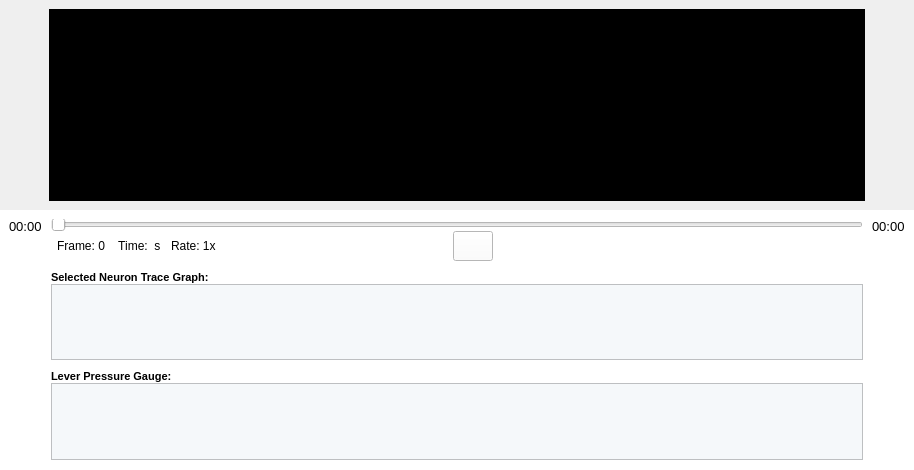
                  <widget class="QWidget" name="widget_85" native="true">
                   <property name="maximumSize">
                    <size>
                     <width>1550</width>
                     <height>16777215</height>
                    </size>
                   </property>
                   <property name="styleSheet">
                    <string notr="true">border-color: rgb(0, 0, 0);
border-color: rgb(0, 0, 0);</string>
                   </property>
                   <layout class="QGridLayout" name="gridLayout_4">
                    <property name="leftMargin">
                     <number>0</number>
                    </property>
                    <property name="topMargin">
                     <number>0</number>
                    </property>
                    <property name="rightMargin">
                     <number>0</number>
                    </property>
                    <property name="bottomMargin">
                     <number>0</number>
                    </property>
                    <property name="spacing">
                     <number>0</number>
                    </property>
                    <item row="1" column="0">
                     <widget class="QWidget" name="widget_92" native="true">
                      <property name="minimumSize">
                       <size>
                        <width>0</width>
                        <height>260</height>
                       </size>
                      </property>
                      <property name="maximumSize">
                       <size>
                        <width>1550</width>
                        <height>260</height>
                       </size>
                      </property>
                      <property name="styleSheet">
                       <string notr="true">border-color: rgb(0, 0, 0);</string>
                      </property>
                      <layout class="QHBoxLayout" name="horizontalLayout_5">
                       <property name="spacing">
                        <number>0</number>
                       </property>
                       <property name="leftMargin">
                        <number>0</number>
                       </property>
                       <property name="topMargin">
                        <number>0</number>
                       </property>
                       <property name="rightMargin">
                        <number>0</number>
                       </property>
                       <property name="bottomMargin">
                        <number>0</number>
                       </property>
                       <item>
                        <widget class="QWidget" name="widget_94" native="true">
                         <property name="maximumSize">
                          <size>
                           <width>217</width>
                           <height>260</height>
                          </size>
                         </property>
                         <property name="styleSheet">
                          <string notr="true">background-color: rgb(255, 255, 255);
border-color: rgb(0, 0, 0);</string>
                         </property>
                         <layout class="QGridLayout" name="gridLayout_11">
                          <item row="0" column="0">
                           <widget class="QLabel" name="label_204">
                            <property name="font">
                             <font>
                              <family>Arial</family>
                              <pointsize>10</pointsize>
                             </font>
                            </property>
                            <property name="text">
                             <string>00:00</string>
                            </property>
                           </widget>
                          </item>
                          <item row="1" column="0">
                           <spacer name="verticalSpacer_4">
                            <property name="orientation">
                             <enum>Qt::Vertical</enum>
                            </property>
                            <property name="sizeType">
                             <enum>QSizePolicy::Expanding</enum>
                            </property>
                            <property name="sizeHint" stdset="0">
                             <size>
                              <width>20</width>
                              <height>211</height>
                             </size>
                            </property>
                           </spacer>
                          </item>
                         </layout>
                        </widget>
                       </item>
                       <item>
                        <widget class="QWidget" name="widget_97" native="true">
                         <property name="sizePolicy">
                          <sizepolicy hsizetype="Expanding" vsizetype="Expanding">
                           <horstretch>0</horstretch>
                           <verstretch>0</verstretch>
                          </sizepolicy>
                         </property>
                         <property name="maximumSize">
                          <size>
                           <width>1241</width>
                           <height>260</height>
                          </size>
                         </property>
                         <property name="styleSheet">
                          <string notr="true">border-color: rgb(0, 0, 0);
background-color: rgb(255, 255, 255);</string>
                         </property>
                         <layout class="QGridLayout" name="gridLayout_15">
                          <property name="leftMargin">
                           <number>0</number>
                          </property>
                          <property name="rightMargin">
                           <number>0</number>
                          </property>
                          <property name="bottomMargin">
                           <number>0</number>
                          </property>
                          <property name="spacing">
                           <number>0</number>
                          </property>
                          <item row="2" column="0">
                           <widget class="QLabel" name="label_165">
                            <property name="font">
                             <font>
                              <family>Arial</family>
                              <pointsize>8</pointsize>
                              <weight>75</weight>
                              <bold>true</bold>
                             </font>
                            </property>
                            <property name="text">
                             <string>Selected Neuron Trace Graph: </string>
                            </property>
                            <property name="alignment">
                             <set>Qt::AlignLeading|Qt::AlignLeft|Qt::AlignTop</set>
                            </property>
                           </widget>
                          </item>
                          <item row="0" column="0">
                           <layout class="QGridLayout" name="gridLayout_13" columnstretch="0,0,0,1,0,2">
                            <item row="0" column="0" colspan="6">
                             <widget class="QSlider" name="horizontalSlider_10">
                              <property name="sizePolicy">
                               <sizepolicy hsizetype="Preferred" vsizetype="Fixed">
                                <horstretch>0</horstretch>
                                <verstretch>0</verstretch>
                               </sizepolicy>
                              </property>
                              <property name="minimumSize">
                               <size>
                                <width>0</width>
                                <height>12</height>
                               </size>
                              </property>
                              <property name="maximumSize">
                               <size>
                                <width>1241</width>
                                <height>12</height>
                               </size>
                              </property>
                              <property name="toolTip">
                               <string>Scope Player</string>
                              </property>
                              <property name="orientation">
                               <enum>Qt::Horizontal</enum>
                              </property>
                             </widget>
                            </item>
                            <item row="1" column="0">
                             <widget class="QLabel" name="label_175">
                              <property name="minimumSize">
                               <size>
                                <width>60</width>
                                <height>0</height>
                               </size>
                              </property>
                              <property name="font">
                               <font>
                                <family>Arial</family>
                                <pointsize>9</pointsize>
                               </font>
                              </property>
                              <property name="text">
                               <string>Frame: 0</string>
                              </property>
                              <property name="alignment">
                               <set>Qt::AlignCenter</set>
                              </property>
                             </widget>
                            </item>
                            <item row="1" column="1">
                             <widget class="QLabel" name="label_209">
                              <property name="minimumSize">
                               <size>
                                <width>60</width>
                                <height>0</height>
                               </size>
                              </property>
                              <property name="font">
                               <font>
                                <family>Arial</family>
                                <pointsize>9</pointsize>
                               </font>
                              </property>
                              <property name="text">
                               <string>Time:  s </string>
                              </property>
                              <property name="alignment">
                               <set>Qt::AlignCenter</set>
                              </property>
                             </widget>
                            </item>
                            <item row="1" column="2">
                             <widget class="QLabel" name="label_174">
                              <property name="font">
                               <font>
                                <family>Arial</family>
                                <pointsize>9</pointsize>
                               </font>
                              </property>
                              <property name="text">
                               <string>Rate: 1x  </string>
                              </property>
                             </widget>
                            </item>
                            <item row="1" column="3">
                             <spacer name="horizontalSpacer_48">
                              <property name="orientation">
                               <enum>Qt::Horizontal</enum>
                              </property>
                              <property name="sizeHint" stdset="0">
                               <size>
                                <width>40</width>
                                <height>20</height>
                               </size>
                              </property>
                             </spacer>
                            </item>
                            <item row="1" column="4">
                             <layout class="QGridLayout" name="gridLayout_14">
                              <property name="horizontalSpacing">
                               <number>5</number>
                              </property>
                              <property name="verticalSpacing">
                               <number>0</number>
                              </property>
                              <item row="0" column="0">
                               <widget class="QPushButton" name="off_stop_button">
                                <property name="sizePolicy">
                                 <sizepolicy hsizetype="Fixed" vsizetype="Fixed">
                                  <horstretch>0</horstretch>
                                  <verstretch>0</verstretch>
                                 </sizepolicy>
                                </property>
                                <property name="minimumSize">
                                 <size>
                                  <width>40</width>
                                  <height>30</height>
                                 </size>
                                </property>
                                <property name="maximumSize">
                                 <size>
                                  <width>40</width>
                                  <height>30</height>
                                 </size>
                                </property>
                                <property name="font">
                                 <font>
                                  <pointsize>10</pointsize>
                                 </font>
                                </property>
                                <property name="styleSheet">
                                 <string notr="true">#off_stop_button{
background-color: transparent; 
border-image: url(:/media/previous.png);
background:none;
border:none;
background-repeat:none;
}
#off_stop_button:pressed
{
border-image:url(:/media/previous_pre.png);
background-repeat: no-repeat;
}</string>
                                </property>
                                <property name="text">
                                 <string/>
                                </property>
                               </widget>
                              </item>
                              <item row="0" column="1">
                               <widget class="QPushButton" name="off_slower_button">
                                <property name="sizePolicy">
                                 <sizepolicy hsizetype="Fixed" vsizetype="Fixed">
                                  <horstretch>0</horstretch>
                                  <verstretch>0</verstretch>
                                 </sizepolicy>
                                </property>
                                <property name="minimumSize">
                                 <size>
                                  <width>40</width>
                                  <height>30</height>
                                 </size>
                                </property>
                                <property name="maximumSize">
                                 <size>
                                  <width>40</width>
                                  <height>30</height>
                                 </size>
                                </property>
                                <property name="font">
                                 <font>
                                  <pointsize>10</pointsize>
                                 </font>
                                </property>
                                <property name="styleSheet">
                                 <string notr="true">#off_slower_button{
background-color: transparent; 
border-image: url(:/media/rw.png);
background:none;
border:none;
background-repeat:none;
}
#off_slower_button:pressed
{
border-image:url(:/media/rw_pre.png);
background-repeat: no-repeat;
}</string>
                                </property>
                                <property name="text">
                                 <string/>
                                </property>
                               </widget>
                              </item>
                              <item row="0" column="2">
                               <widget class="QPushButton" name="off_play_button">
                                <property name="sizePolicy">
                                 <sizepolicy hsizetype="Fixed" vsizetype="Fixed">
                                  <horstretch>0</horstretch>
                                  <verstretch>0</verstretch>
                                 </sizepolicy>
                                </property>
                                <property name="minimumSize">
                                 <size>
                                  <width>40</width>
                                  <height>30</height>
                                 </size>
                                </property>
                                <property name="maximumSize">
                                 <size>
                                  <width>40</width>
                                  <height>30</height>
                                 </size>
                                </property>
                                <property name="font">
                                 <font>
                                  <pointsize>10</pointsize>
                                 </font>
                                </property>
                                <property name="styleSheet">
                                 <string notr="true">border-image: url(:/media/play.png);
</string>
                                </property>
                                <property name="text">
                                 <string/>
                                </property>
                               </widget>
                              </item>
                              <item row="0" column="3">
                               <widget class="QPushButton" name="off_faster_button">
                                <property name="sizePolicy">
                                 <sizepolicy hsizetype="Fixed" vsizetype="Fixed">
                                  <horstretch>0</horstretch>
                                  <verstretch>0</verstretch>
                                 </sizepolicy>
                                </property>
                                <property name="minimumSize">
                                 <size>
                                  <width>40</width>
                                  <height>30</height>
                                 </size>
                                </property>
                                <property name="maximumSize">
                                 <size>
                                  <width>40</width>
                                  <height>30</height>
                                 </size>
                                </property>
                                <property name="font">
                                 <font>
                                  <pointsize>10</pointsize>
                                 </font>
                                </property>
                                <property name="styleSheet">
                                 <string notr="true">#off_faster_button{
background-color: transparent; 
border-image: url(:/media/ff.png);
background:none;
border:none;
background-repeat:none;
}
#off_faster_button:pressed
{
border-image:url(:/media/ff_pre.png);
background-repeat: no-repeat;
}
</string>
                                </property>
                                <property name="text">
                                 <string/>
                                </property>
                               </widget>
                              </item>
                              <item row="0" column="4">
                               <widget class="QPushButton" name="off_next_button">
                                <property name="sizePolicy">
                                 <sizepolicy hsizetype="Fixed" vsizetype="Fixed">
                                  <horstretch>0</horstretch>
                                  <verstretch>0</verstretch>
                                 </sizepolicy>
                                </property>
                                <property name="minimumSize">
                                 <size>
                                  <width>40</width>
                                  <height>30</height>
                                 </size>
                                </property>
                                <property name="maximumSize">
                                 <size>
                                  <width>40</width>
                                  <height>30</height>
                                 </size>
                                </property>
                                <property name="font">
                                 <font>
                                  <pointsize>10</pointsize>
                                 </font>
                                </property>
                                <property name="styleSheet">
                                 <string notr="true">#off_next_button{
background-color: transparent; 
border-image: url(:/media/next.png);
background:none;
border:none;
background-repeat:none;
}
#off_next_button:pressed
{
border-image:url(:/media/next_pre.png);
background-repeat: no-repeat;
}</string>
                                </property>
                                <property name="text">
                                 <string/>
                                </property>
                               </widget>
                              </item>
                             </layout>
                            </item>
                            <item row="1" column="5">
                             <spacer name="horizontalSpacer_49">
                              <property name="orientation">
                               <enum>Qt::Horizontal</enum>
                              </property>
                              <property name="sizeHint" stdset="0">
                               <size>
                                <width>380</width>
                                <height>17</height>
                               </size>
                              </property>
                             </spacer>
                            </item>
                           </layout>
                          </item>
                          <item row="1" column="0">
                           <spacer name="verticalSpacer_30">
                            <property name="orientation">
                             <enum>Qt::Vertical</enum>
                            </property>
                            <property name="sizeType">
                             <enum>QSizePolicy::Fixed</enum>
                            </property>
                            <property name="sizeHint" stdset="0">
                             <size>
                              <width>17</width>
                              <height>10</height>
                             </size>
                            </property>
                           </spacer>
                          </item>
                          <item row="3" column="0">
                           <widget class="QGraphicsView" name="OffSelectTraceView">
                            <property name="minimumSize">
                             <size>
                              <width>0</width>
                              <height>62</height>
                             </size>
                            </property>
                            <property name="styleSheet">
                             <string notr="true">background-color: rgb(245, 248, 250);</string>
                            </property>
                           </widget>
                          </item>
                          <item row="4" column="0">
                           <spacer name="verticalSpacer_29">
                            <property name="orientation">
                             <enum>Qt::Vertical</enum>
                            </property>
                            <property name="sizeType">
                             <enum>QSizePolicy::Fixed</enum>
                            </property>
                            <property name="sizeHint" stdset="0">
                             <size>
                              <width>17</width>
                              <height>10</height>
                             </size>
                            </property>
                           </spacer>
                          </item>
                          <item row="7" column="0">
                           <spacer name="verticalSpacer_6">
                            <property name="orientation">
                             <enum>Qt::Vertical</enum>
                            </property>
                            <property name="sizeType">
                             <enum>QSizePolicy::Fixed</enum>
                            </property>
                            <property name="sizeHint" stdset="0">
                             <size>
                              <width>17</width>
                              <height>10</height>
                             </size>
                            </property>
                           </spacer>
                          </item>
                          <item row="6" column="0">
                           <widget class="QGraphicsView" name="OffLeverPressueViewLarge">
                            <property name="minimumSize">
                             <size>
                              <width>0</width>
                              <height>62</height>
                             </size>
                            </property>
                            <property name="styleSheet">
                             <string notr="true">background-color: rgb(245, 248, 250);</string>
                            </property>
                           </widget>
                          </item>
                          <item row="5" column="0">
                           <widget class="QLabel" name="label_169">
                            <property name="font">
                             <font>
                              <family>Arial</family>
                              <pointsize>8</pointsize>
                              <weight>75</weight>
                              <bold>true</bold>
                             </font>
                            </property>
                            <property name="text">
                             <string>Lever Pressure Gauge: </string>
                            </property>
                            <property name="alignment">
                             <set>Qt::AlignLeading|Qt::AlignLeft|Qt::AlignTop</set>
                            </property>
                           </widget>
                          </item>
                         </layout>
                        </widget>
                       </item>
                       <item>
                        <widget class="QWidget" name="widget_96" native="true">
                         <property name="sizePolicy">
                          <sizepolicy hsizetype="Fixed" vsizetype="Fixed">
                           <horstretch>0</horstretch>
                           <verstretch>0</verstretch>
                          </sizepolicy>
                         </property>
                         <property name="maximumSize">
                          <size>
                           <width>92</width>
                           <height>260</height>
                          </size>
                         </property>
                         <property name="styleSheet">
                          <string notr="true">background-color: rgb(255, 255, 255);
border-color: rgb(0, 0, 0);</string>
                         </property>
                         <layout class="QGridLayout" name="gridLayout_10">
                          <item row="1" column="0">
                           <spacer name="verticalSpacer_3">
                            <property name="orientation">
                             <enum>Qt::Vertical</enum>
                            </property>
                            <property name="sizeType">
                             <enum>QSizePolicy::Expanding</enum>
                            </property>
                            <property name="sizeHint" stdset="0">
                             <size>
                              <width>20</width>
                              <height>210</height>
                             </size>
                            </property>
                           </spacer>
                          </item>
                          <item row="0" column="0">
                           <widget class="QLabel" name="label_206">
                            <property name="sizePolicy">
                             <sizepolicy hsizetype="Fixed" vsizetype="Fixed">
                              <horstretch>0</horstretch>
                              <verstretch>0</verstretch>
                             </sizepolicy>
                            </property>
                            <property name="font">
                             <font>
                              <family>Arial</family>
                              <pointsize>10</pointsize>
                             </font>
                            </property>
                            <property name="text">
                             <string>00:00</string>
                            </property>
                           </widget>
                          </item>
                         </layout>
                        </widget>
                       </item>
                      </layout>
                     </widget>
                    </item>
                    <item row="0" column="0">
                     <widget class="QWidget" name="widget_103" native="true">
                      <property name="styleSheet">
                       <string notr="true">border-color: rgb(0, 0, 0);
</string>
                      </property>
                      <layout class="QGridLayout" name="gridLayout_9" columnstretch="0,0,0,0">
                       <item row="0" column="2">
                        <widget class="QGraphicsView" name="scope_video_view_item">
                         <property name="maximumSize">
                          <size>
                           <width>890</width>
                           <height>552</height>
                          </size>
                         </property>
                         <property name="baseSize">
                          <size>
                           <width>890</width>
                           <height>552</height>
                          </size>
                         </property>
                         <property name="styleSheet">
                          <string notr="true">background-color: rgb(0, 0, 0);</string>
                         </property>
                        </widget>
                       </item>
                       <item row="0" column="1">
                        <spacer name="horizontalSpacer_3">
                         <property name="orientation">
                          <enum>Qt::Horizontal</enum>
                         </property>
                         <property name="sizeType">
                          <enum>QSizePolicy::Fixed</enum>
                         </property>
                         <property name="sizeHint" stdset="0">
                          <size>
                           <width>40</width>
                           <height>20</height>
                          </size>
                         </property>
                        </spacer>
                       </item>
                       <item row="0" column="3">
                        <spacer name="horizontalSpacer_4">
                         <property name="orientation">
                          <enum>Qt::Horizontal</enum>
                         </property>
                         <property name="sizeType">
                          <enum>QSizePolicy::Preferred</enum>
                         </property>
                         <property name="sizeHint" stdset="0">
                          <size>
                           <width>40</width>
                           <height>20</height>
                          </size>
                         </property>
                        </spacer>
                       </item>
                      </layout>
                     </widget>
                    </item>
                   </layout>
                  </widget>
